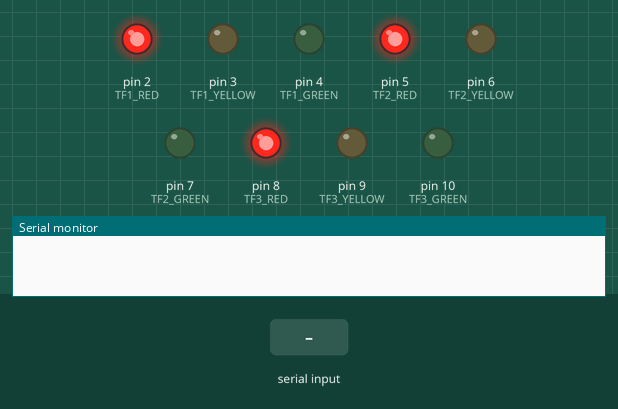
Recording of a sketch running on a simulated Arduino Uno, built with avr-gcc and run on an emulated ATmega328P. On the bench: output pins drawn as LEDs (lit = HIGH), the last lines printed to the serial monitor. The test bench sets the inputs (shaded band).

Above: at 1.2 s.
1.3 s: "Y" received over the second serial link
At 1.6 s:
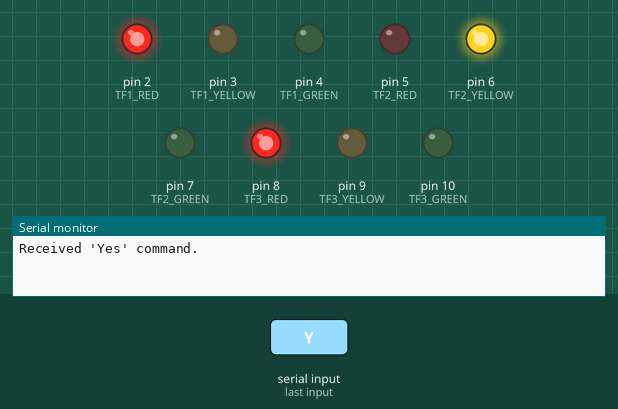
2.8 s: "y" received over the second serial link
At 4.0 s:
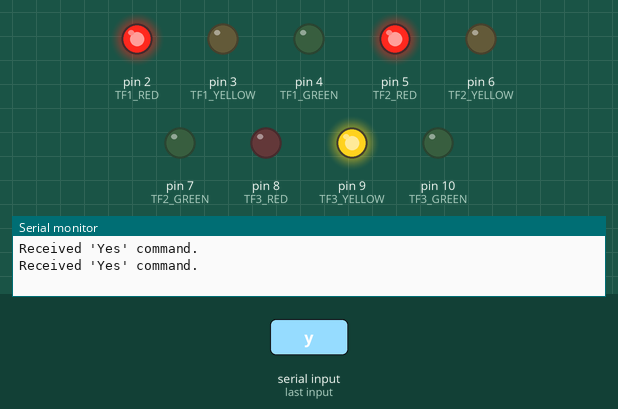
At 6.3 s:
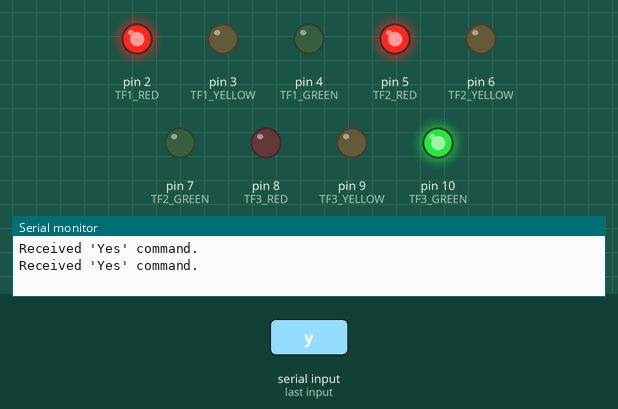
Timing chart, 0 to 7.8 s (numbered marks = the images above; inputs shaded):
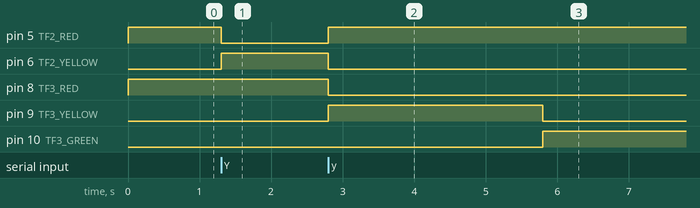

Measured:
- after the input at 1.3 s, pin 5 (TF2_RED): HIGH → LOW at once; pin 6 (TF2_YELLOW): LOW → HIGH at once
- after the input at 2.8 s, pin 5 (TF2_RED): LOW → HIGH at once; pin 6 (TF2_YELLOW): HIGH → LOW after 0.00 s instead of 1.5 s; pin 7 (TF2_GREEN): stays LOW (without the input it goes to HIGH after 1.5 s); pin 8 (TF3_RED): HIGH → LOW at once; pin 9 (TF3_YELLOW): LOW → HIGH at once, → LOW 3.0 s later

The sketch:

Traffic_signal.ino
```cpp
#include <SoftwareSerial.h>

// Pins for TF1
const int TF1_RED = 2;
const int TF1_YELLOW = 3;
const int TF1_GREEN = 4;

// Pins for TF2
const int TF2_RED = 5;
const int TF2_YELLOW = 6;
const int TF2_GREEN = 7;

// Pins for TF3
const int TF3_RED = 8;
const int TF3_YELLOW = 9;
const int TF3_GREEN = 10;

// Bluetooth communication setup
SoftwareSerial bluetooth(11, 12);  // RX, TX pins for Bluetooth communication
char receivedCommand = '\0';       // Variable to store received Bluetooth command

// Timing constants (in milliseconds)
const unsigned long RED_DURATION = 6000;    // 6 seconds
const unsigned long YELLOW_DURATION = 3000; // 3 seconds
const unsigned long GREEN_DURATION = 6000;  // 6 seconds

// State variables for each signal
enum SignalState { RED, YELLOW, GREEN };

// Current active signal and its state
int activeSignal = 1;  // Start with signal 1
SignalState activeState = RED;

unsigned long lastChangeTime = 0;
bool isInterrupted = false;  // Flag to handle interruptions
int yesPressCount = 0;       // Track the count of "YES" button presses

// Variables for yellow-to-green transition
bool transitioningToGreen = false; // Flag to manage YELLOW-to-GREEN transition
unsigned long yellowStartTime = 0; // Start time of YELLOW state during interruptions

void setup() {
    // Initialize pin modes
    pinMode(TF1_RED, OUTPUT);
    pinMode(TF1_YELLOW, OUTPUT);
    pinMode(TF1_GREEN, OUTPUT);

    pinMode(TF2_RED, OUTPUT);
    pinMode(TF2_YELLOW, OUTPUT);
    pinMode(TF2_GREEN, OUTPUT);

    pinMode(TF3_RED, OUTPUT);
    pinMode(TF3_YELLOW, OUTPUT);
    pinMode(TF3_GREEN, OUTPUT);

    // Set all signals to RED initially
    setSignal(1, true, false, false);
    setSignal(2, true, false, false);
    setSignal(3, true, false, false);

    // Initialize the first signal
    lastChangeTime = millis();
    bluetooth.begin(9600);  // Initialize Bluetooth
    Serial.begin(9600);     // For debugging
}

void loop() {
    // Check for Bluetooth command
    if (bluetooth.available()) {
        receivedCommand = bluetooth.read();
        handleBluetoothCommand(receivedCommand);
    }

    if (isInterrupted) {
        // Handle interruption logic
        handleInterruptedSignal();
    } else {
        // Normal operation: Update the active signal
        updateActiveSignal();
    }
}

void updateActiveSignal() {
    unsigned long currentTime = millis();

    switch (activeState) {
        case RED:
            if (currentTime - lastChangeTime >= RED_DURATION) {
                activeState = YELLOW;
                setActiveSignalState(YELLOW);  // Transition to YELLOW
                lastChangeTime = currentTime;
            }
            break;

        case YELLOW:
            if (currentTime - lastChangeTime >= YELLOW_DURATION) {
                activeState = GREEN;
                setActiveSignalState(GREEN);  // Transition to GREEN
                lastChangeTime = currentTime;
            }
            break;

        case GREEN:
            if (currentTime - lastChangeTime >= GREEN_DURATION) {
                activeState = RED;
                setActiveSignalState(RED);    // Transition back to RED
                // Move to the next signal
                activeSignal = (activeSignal % 3) + 1;
                lastChangeTime = currentTime;
            }
            break;
    }
}

void setActiveSignalState(SignalState state) {
    // Set all signals to RED by default
    setSignal(1, true, false, false);
    setSignal(2, true, false, false);
    setSignal(3, true, false, false);

    // Update only the active signal to the specified state
    switch (state) {
        case RED:
            setSignal(activeSignal, true, false, false);
            break;

        case YELLOW:
            setSignal(activeSignal, false, true, false);
            break;

        case GREEN:
            setSignal(activeSignal, false, false, true);
            break;
    }
}

void setSignal(int signal, bool red, bool yellow, bool green) {
    // Update pins based on signal number
    switch (signal) {
        case 1:
            digitalWrite(TF1_RED, red ? HIGH : LOW);
            digitalWrite(TF1_YELLOW, yellow ? HIGH : LOW);
            digitalWrite(TF1_GREEN, green ? HIGH : LOW);
            break;

        case 2:
            digitalWrite(TF2_RED, red ? HIGH : LOW);
            digitalWrite(TF2_YELLOW, yellow ? HIGH : LOW);
            digitalWrite(TF2_GREEN, green ? HIGH : LOW);
            break;

        case 3:
            digitalWrite(TF3_RED, red ? HIGH : LOW);
            digitalWrite(TF3_YELLOW, yellow ? HIGH : LOW);
            digitalWrite(TF3_GREEN, green ? HIGH : LOW);
            break;
    }
}

void handleBluetoothCommand(char command) {
    if (command == 'Y' || command == 'y') {
        Serial.println("Received 'Yes' command.");
        isInterrupted = true;
        yesPressCount++;
        transitioningToGreen = false; // Reset transition flag on new interruption
    }
}

void handleInterruptedSignal() {
    unsigned long currentTime = millis();

    if (yesPressCount == 1) {
        if (!transitioningToGreen) {
            // Transition TF2 to YELLOW
            setSignal(1, true, false, false);  // TF1 RED
            setSignal(2, false, true, false); // TF2 YELLOW
            setSignal(3, true, false, false); // TF3 RED
            yellowStartTime = currentTime;    // Start YELLOW timer
            transitioningToGreen = true;      // Mark transition as started
        } else if (currentTime - yellowStartTime >= YELLOW_DURATION) {
            // After 2 seconds, transition to GREEN
            setSignal(1, true, false, false);  // TF1 RED
            setSignal(2, false, false, true); // TF2 GREEN
            setSignal(3, true, false, false); // TF3 RED
        }
    } else if (yesPressCount == 2) {
        if (!transitioningToGreen) {
            // Transition TF3 to YELLOW
            setSignal(1, true, false, false);  // TF1 RED
            setSignal(2, true, false, false);  // TF2 RED
            setSignal(3, false, true, false); // TF3 YELLOW
            yellowStartTime = currentTime;    // Start YELLOW timer
            transitioningToGreen = true;      // Mark transition as started
        } else if (currentTime - yellowStartTime >= YELLOW_DURATION) {
            // After 2 seconds, transition to GREEN
            setSignal(1, true, false, false);  // TF1 RED
            setSignal(2, true, false, false);  // TF2 RED
            setSignal(3, false, false, true); // TF3 GREEN
        }
    } else if (yesPressCount == 3) {
        // After 3rd "YES", return to normal operation
        Serial.println("Returning to normal operation.");
        isInterrupted = false;            // Exit interrupted state
        yesPressCount = 0;                // Reset the count
        transitioningToGreen = false;     // Reset transition flag
        activeState = RED;                // Resume normal operation
        activeSignal = 1;                 // Start with the first signal
        lastChangeTime = millis();        // Reset the timer
    }
}
```
